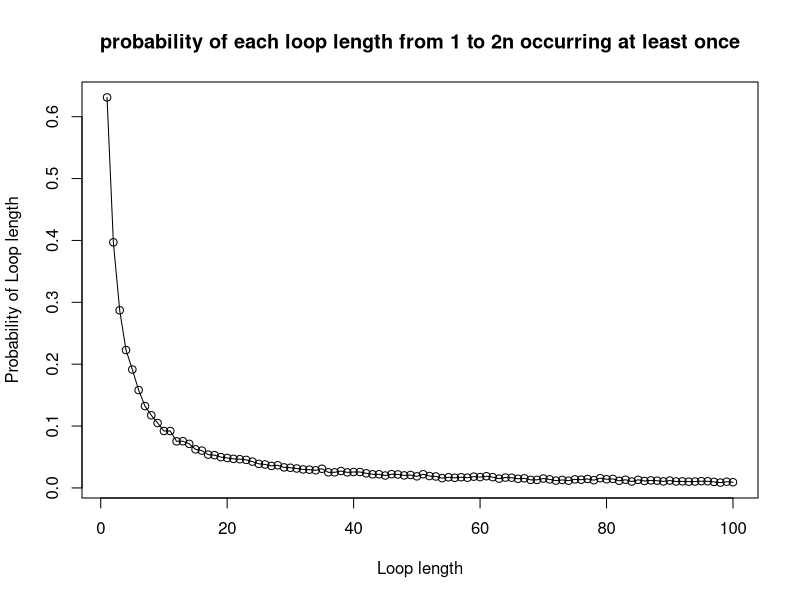
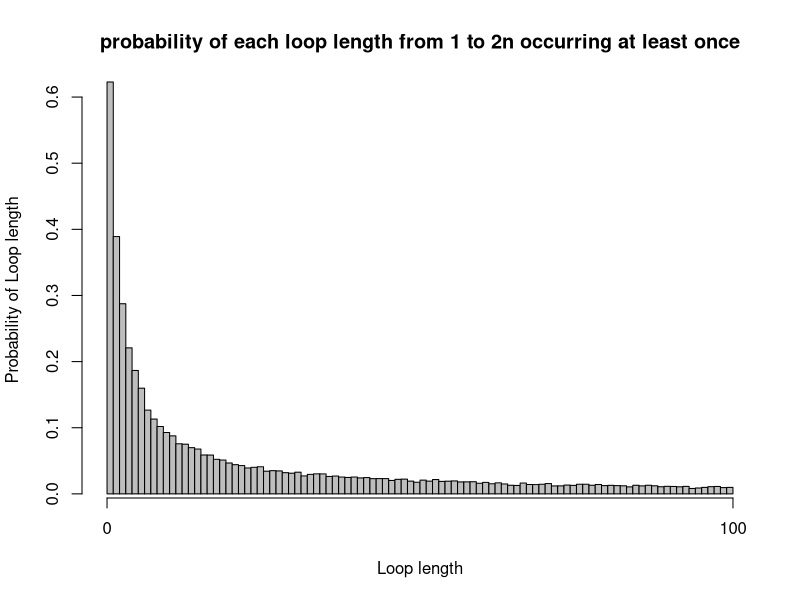

Write R code to recreate these figures, in order.
# Karman Singh s1936373
# Viren Sirwani Mulani s1949143
# Alannah Hounat s2434943
# Git repo Link:
# Team member contributions to project:

# INPUT: n <- decides numbers of prisoners, k<- prisoner number, 
# numbered_boxes <- numbered boxes
# OUTPUT: the number of successes
# Purpose: Is to find and track the number of successes for us to calculate
# the probabilities in later functions. Also code isnt repeated in later functions
success_check <- function(n, k, numbered_boxes) {
  number_of_attempts <- 0
  number_of_success <- 0
  guess <- numbered_boxes[k]
  while (number_of_attempts <= n) {
    if (guess == k) {
      number_of_success <- 1
      break
    }
    else {
      guess <- numbered_boxes[guess]
      number_of_attempts <- number_of_attempts + 1
    }
  }
  
  return (number_of_success)
}

produce_random_numbered_boxes <- function(n, quantity) {
  return (sample(1:n, quantity))
}

# INPUT: n <- decides numbers of prisoners, k <- prisoner number, 
# strategy <- 1, 2 or 3, nreps <- number of times experiment is done,
# number_of_success<- the number of successes so far, 
# numbered_boxes<- numbered boxes
# OUTPUT: number of successes
# PURPOSE: This function simulates the first strategy where a prisoner
# picks a box with their number on it, the second strategy where a prisoner
# picks a random box to begin with, and the third strategy where a prisoner
# picks n boxes at random, checking each card for their number
strategy <- function(n, k, strategy, nreps,number_of_success,numbered_boxes){
  #Let initial guess be k-prisoners' number
  guess <- numbered_boxes[k]
  if (strategy == 1) 
    guess <- numbered_boxes[k] 
  else if (strategy == 2)
    guess <- produce_random_numbered_boxes(2 * n, 1)
  else if (strategy == 3) {
    random_box <- produce_random_numbered_boxes(2 * n, n)
    for (box in random_box){
      #if one of the random boxes contains the prisoners number
      if (box == k){
        #count successes
        number_of_success <- number_of_success + 1
        break
      }
    }
    return(number_of_success)
  }
  #check the success 
  check <- success_check(n, k,numbered_boxes)
  #if so, count the successes
  number_of_success <- number_of_success + check
  return(number_of_success)
}

# INPUT: n <- decides numbers of prisoners, k <- prisoner number, 
# strategy <- either 1,2,3, nreps <- number of times experiment is done
# OUTPUT: Probability estimate of prisoner k finding their number using given strategy
# PURPOSE: To find the probability of one prisoner finding their number
Pone <- function(n, k, strategy, nreps = 10000) {
  number_of_success <- 0
  for (reps in 1:nreps) {
    # index of numbered_boxes corresponds to the box number, and the value stored
    # at that index corresponds to the numbered card randomly placed in the box
    numbered_boxes <- produce_random_numbered_boxes(2 * n, 2 * n)
    
    if (strategy == 1) {
      number_of_success=strategy(n, k, strategy, nreps,number_of_success, numbered_boxes)
    }
    else if (strategy == 2) {
      number_of_success=strategy(n, k, strategy, nreps,number_of_success, numbered_boxes)
    }
    else if (strategy == 3) {
      number_of_success=strategy(n, k, strategy, nreps,number_of_success, numbered_boxes)
    }
  }
  prob_one_estimate <- number_of_success / nreps
  return (prob_one_estimate)
}

# INPUT: n <- decides numbers of prisoners, strategy <- either 1,2,3
# nreps <- number of times experiment is done
# OUTPUT: Probability estimate of all prisoners finding their number using given strategy
# PURPOSE: To find the probability of all prisoners being released
Pall <- function(n, strategy, nreps = 10000) {
  number_of_success <- 0
  for (reps in 1:nreps) {
    # Outside inner loop since the room is returned to original state once 
    # prisoner leaves
    numbered_boxes <- produce_random_numbered_boxes(2 * n, 2 * n)
    for (prisoner_number in 1:(2 * n)) {
      if (strategy == 1) {
        check <- success_check(n, prisoner_number, numbered_boxes)
        if (check == 0)
          break
      }
      else if (strategy == 2) {
        random_start_box <- produce_random_numbered_boxes(2 * n, 1)
        check <- success_check(n, random_start_box, numbered_boxes)
        if (check == 0)
          break
      }
      else if (strategy == 3) {
        #picking n boxes at random
        random_box <- produce_random_numbered_boxes(2 * n, n)
        check <- 0
        for (box in random_box) {
          #if this random box contains the prisoners number
          if (box == prisoner_number) {
            check = 1
            break
          }
        }
        if (check == 0) {
          break
        }
      }
    }
    number_of_success <- number_of_success + check
  }
  
  prob_all_estimate <- number_of_success / nreps
  return (prob_all_estimate)
}

# cat("Probability estimate of a single prisoner succeeding in finding their number:")
# cat("\nn=5\nStrategy 1:", Pone(5, 7, 1))
# cat("\nStrategy 2:", Pone(5, 7, 2))
# cat("\nStrategy 3:", Pone(5, 7, 3))
# 
# cat("\nn=50\nStrategy 1:", Pone(50, 7, 1))
# cat("\nStrategy 2:", Pone(50, 7, 2))
# cat("\nStrategy 3:", Pone(50, 7, 3))
# 
# cat("\nProbability estimate of all prisoners succeeding in finding their numbers:")
# cat("\nn=5\nStrategy 1:", Pall(5, 1))
# cat("\nStrategy 2:", Pall(5, 2))
# cat("\nStrategy 3:", Pall(5, 3))
# 
# cat("\nn=50\nStrategy 1:", Pall(50, 1))
# cat("\nStrategy 2:", Pall(50, 2))
# cat("\nStrategy 3:", Pall(50, 3))

#example code for Pone
# Pone(50,1,1,10000)
# Pone(50,1,2,10000)
# Pone(50,1,3,10000)
# Pone(5,1,1,10000)
# Pone(5,1,2,10000)
# Pone(5,1,3,10000)
#example code for Pall
# Pall(50,1,10000)
# Pall(50,2,10000)
# Pall(50,3,10000)
# Pall(5,1,10000)
# Pall(5,2,10000)
# Pall(5,3,10000)

# For Pone evidently the less people there are (the smaller that n is) the better 
# chance of success. Although Strategy 3 yields almost consistently similar 
# results as after all we are still only observing n boxes with 2*n prisoners.

# Pall is where we observe a surprising result. Strategy 3 yields zero/near zero
# probabilities. Strategy 1 and 2 yields an approximate probability of 33% and 52% when
# n=50 and n=5 respectively. This seems to be the most optimal strategy, but why?
# This is due to a cycle.
# Every box leads to another box and eventually loops back to the prisoner number,
# this is guaranteed. What is not guaranteed is the cycle which contains the 
# prisoner number may have a length greater than n.


# probability of each loop length from 1 to 2n occurring at least once in a 
# random shuffling of cards to boxes = 1 - prob of each loop length occurring 
# 0 times
dloop <- function(n, nreps = 10000) {
  # count of all the cycles with loop length 1 to 2n that occurred 0 times 
  # in the simulation
  count_loop_length_0_times = rep(0, 2*n)
  #loop over all experiments(number of repetitions)
  for (reps in 1:nreps) {
    # index of numbered_boxes corresponds to the box number, and the value stored
    # at that index corresponds to the numbered card randomly placed in the box
    numbered_boxes <- produce_random_numbered_boxes(2 * n, 2 * n)
    # count of how many times a cycle has 1 to 2n loop length
    count_of_loop_length = rep(0, 2*n)
    # numbers that are already present in a cycle, hence don't need to be 
    # iterated over again
    numbers_iterated_over = c()
    # looping over all prisoner numbers
    for (prisoner_number in 1:(2 * n)) {
      # vector to hold various cycles, length of this vector would give the 
      # length of the cycle that contains the prisoner number
      individual_cycles = c()
      # if prisoner number is not present in any previous cycles, we follow
      # the path of boxes to find the cycle that contains the prisoner number
      # if the prisoner number is present, then just skip to the next 
      # prisoner number
      if (!(prisoner_number %in% numbers_iterated_over)) {
        individual_cycles = append(individual_cycles, prisoner_number)
        cycle = numbered_boxes[prisoner_number]
        # checks if the card removed from the box contains the prisoner number
        while (cycle != prisoner_number) {
          individual_cycles = append(individual_cycles, cycle)
          cycle = numbered_boxes[cycle]
        }
        count_of_loop_length[length(individual_cycles)] = 
          count_of_loop_length[length(individual_cycles)] + 1
        # appending the numbers in the cycle to the vector that contains all the
        # cycles
        numbers_iterated_over = append(numbers_iterated_over, individual_cycles)
      }
    }
    # finds all loop lengths that occurred 0 times in the experiment and adds 1
    # to the count for each of those loop lengths
    index_loop_length_0_times = grep(0, count_of_loop_length)
    count_loop_length_0_times[index_loop_length_0_times] = 
      count_loop_length_0_times[index_loop_length_0_times] + 1
  }
  prob_loop_length_0_times = count_loop_length_0_times/nreps
  prob_loop_length_at_least_once = 1 - prob_loop_length_0_times
  return (prob_loop_length_at_least_once)
}


# cat("Probability of loop length from 1 to 2n occurring at least once in a random shuffling of cards to boxes: ")
# cat("\nFor n=50: ", dloop(50))

# example code for dloop
# dloop(50,10000)

# For n=50, no loop longer than 50 can occur. 


# We use a line graph to visualize the probabilities for each loop length. A line
# graph is used her since we can identify trends in the data. Usually line graphs are
# used to track changes over a short or long period of time. But it can be used in
# this scenario.
n1 <- 50
loop_vector1 <- dloop(n=n1,nreps=10000)
line_graph <- plot(x= 1:(2*n1),
                   y=loop_vector1, 
                   type="o",
                   xlab="Loop length",
                   ylab="Probability of Loop length",
                   main= "probability of each loop length from 1 to 2n occurring at least once")

# A bar chart could be used to compare the different loop lengths. 
# The code is not too different here. Bar-chart may seem a bit cramped
n2 <- 50
loop_vector2 <- dloop(n=n2,nreps=10000)
bar_chart <- barplot(height=loop_vector2, 
                     xlab="Loop length",
                     ylab="Probability of Loop length",
                     main= "probability of each loop length from 1 to 2n occurring at least once",
                     space=0)
axis(side=1,at=c(0,(2*n2)))
